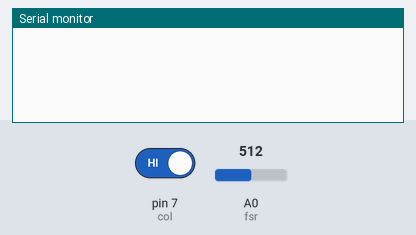
The sketch below on a simulated Arduino Uno, built with avr-gcc and run on an emulated ATmega328P. Parts: the last lines printed to the serial monitor. The test bench sets the inputs (shaded band); at power-on: pin 7 (col) HIGH, A0 (fsr) = 512.

Above: at 1.8 s.
1.9 s: pin 7 (col) driven LOW
At 2.4 s:
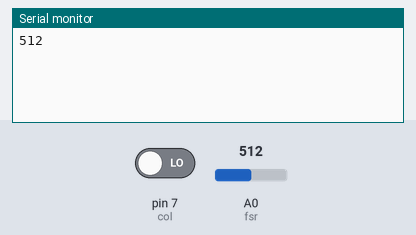
4.9 s: A0 (fsr) set to 716
At 5.9 s:
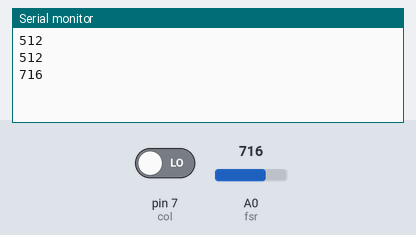
6.4 s: A0 (fsr) set to 900
At 7.1 s:
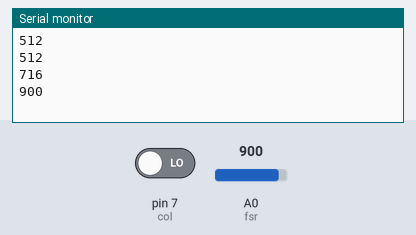
Timing chart, 0 to 9.4 s (numbered marks = the images above; inputs shaded):
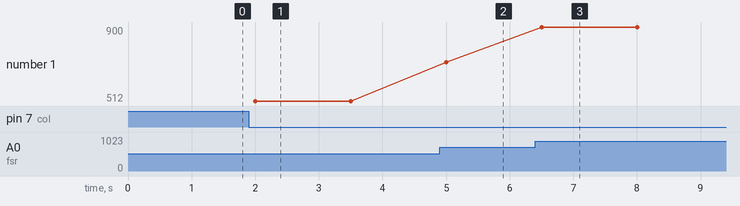

The sketch:

collision_fsr.ino
```cpp
int fsr = A0;
int col = 7;

void setup() {
  Serial.begin(9600);
  pinMode(fsr, INPUT);
  pinMode(col, INPUT);
}

void loop() {
  // put your main code here, to run repeatedly:
  if (digitalRead(col) == 0) {
    Serial.println(analogRead(fsr));
    delay(1000);
  }
delay(500);
}
```

Measured:
- after the input at 1.9 s, the serial monitor: prints a new line after 0.10 s (image 1)
- after the input at 4.9 s, the serial monitor: prints a new line after 0.10 s (image 2)
- after the input at 6.4 s, the serial monitor: prints a new line after 0.10 s (image 3)
- plotted number 1: 512 → 716 after the input at 4.9 s, 716 → 900 after the input at 6.4 s
